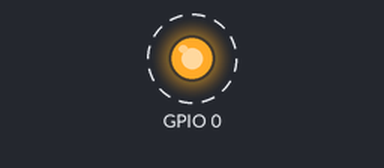
This sketch was run on a simulated ESP32. Shown: output pins drawn as LEDs (lit = HIGH). Dashed ring = blinking. WiFi joins after 1.5 s; servers stay silent unless stated; what the sketch prints to the serial monitor is not drawn.

Above: at 1.7 s.
Timing chart, 0 to 4.5 s (numbered marks = the images above):
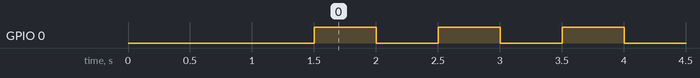

The sketch:

067-wifi-OTA.ino
```cpp
#include <WiFi.h>
#include <ArduinoOTA.h>

const char* ssid = "ここに自分のSSIDを入れてください";
const char* password = "ここに自分のパスワードを入れてください";

unsigned long lastToggle = 0;
bool ledState = false;

void setup() {
  pinMode(0, OUTPUT);
  Serial.begin(115200);

  WiFi.begin(ssid, password);
  while (WiFi.status() != WL_CONNECTED) {
    delay(500);
  }
  Serial.println("WiFi接続完了");

  ArduinoOTA.setHostname("kumitate-c3");  // ネットワーク上での名前

  ArduinoOTA.onStart([]() {
    Serial.println("OTA更新を開始します");
  });
  ArduinoOTA.onEnd([]() {
    Serial.println("OTA更新が完了しました");
  });
  ArduinoOTA.onProgress([](unsigned int progress, unsigned int total) {
    Serial.printf("進捗: %u%%\n", (progress / (total / 100)));
  });
  ArduinoOTA.onError([](ota_error_t error) {
    Serial.printf("エラーが発生しました[%u]\n", error);
  });

  ArduinoOTA.begin();
}

void loop() {
  ArduinoOTA.handle();  // OTA書き込み要求がないか、毎回確認する

  // 通常の動作(LED点滅)は、これまで通りmillis()で非ブロッキングに
  if (millis() - lastToggle >= 500) {
    ledState = !ledState;
    digitalWrite(0, ledState);
    lastToggle = millis();
  }
}
```

Measured:
- by itself, GPIO 0: alternates HIGH for 0.50 s and LOW for 0.50 s
